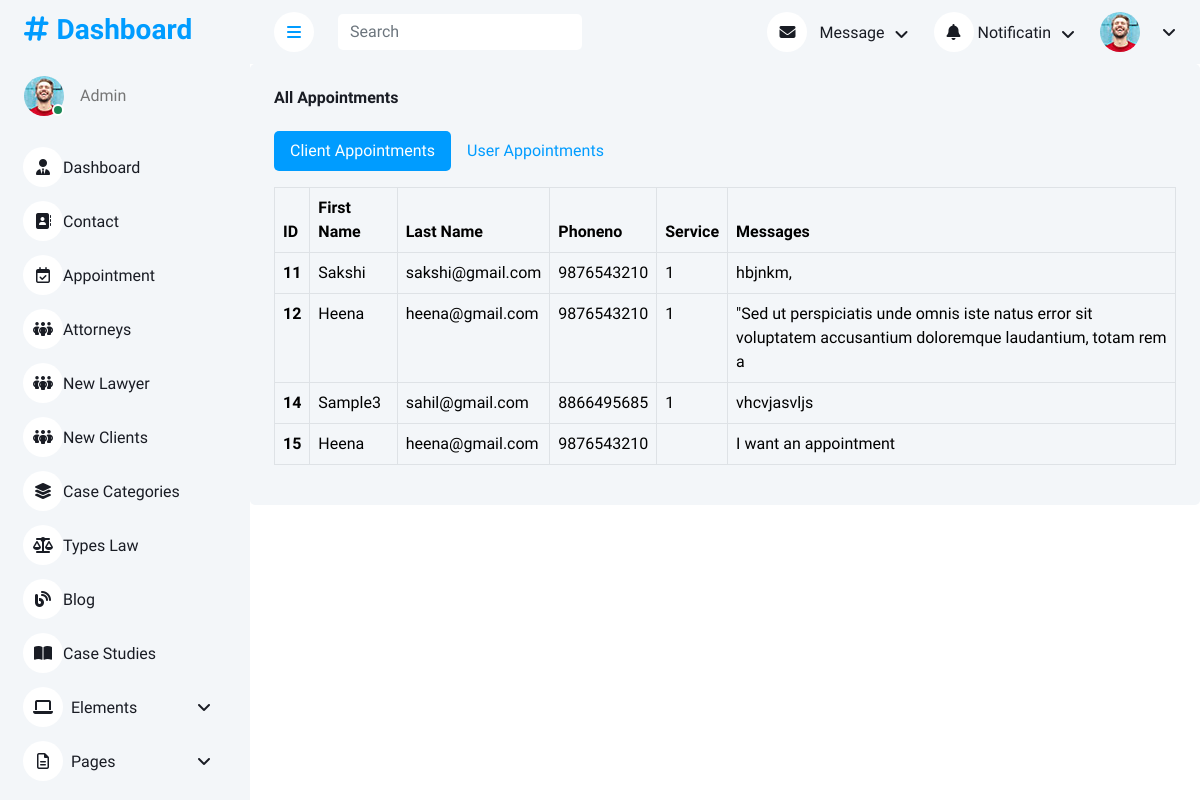
The page /adminapp/appointment on the database as committed earlier.
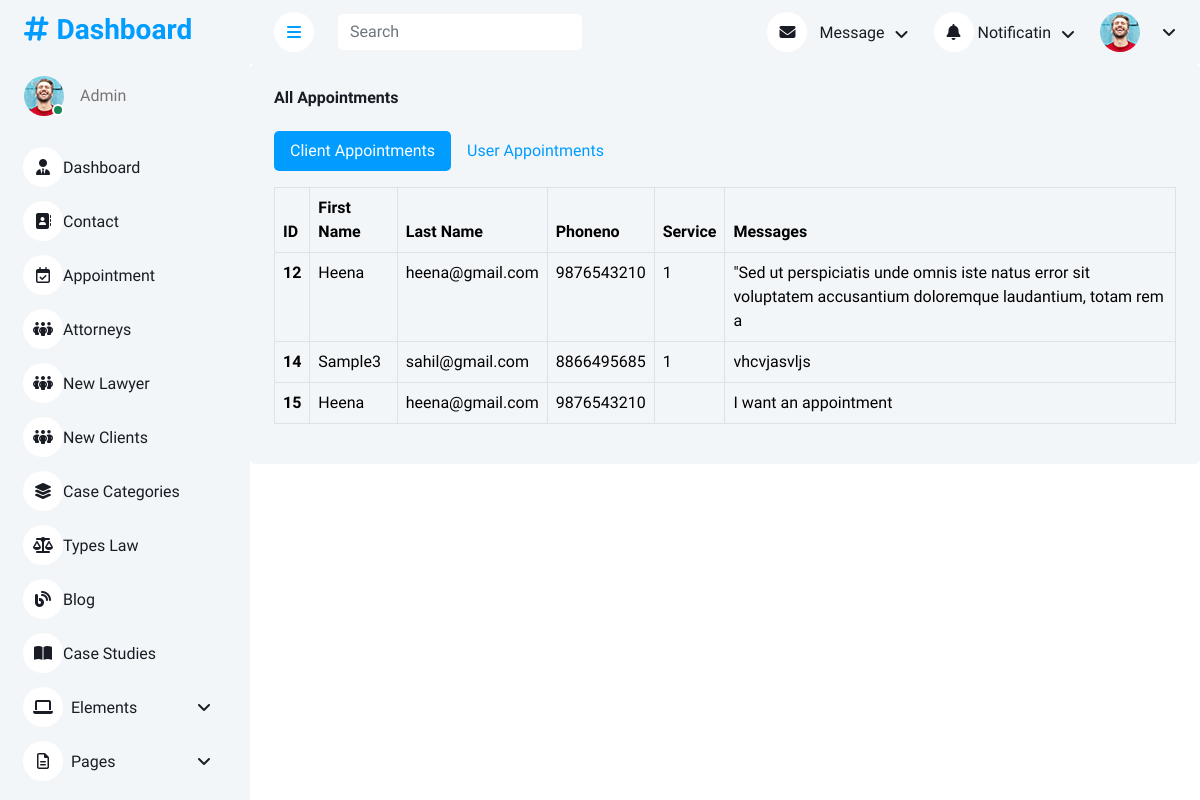
The same page on the database as committed later.
### userapp/models.py (models this page shows, shortened)
class Appointment(models.Model):
    name = models.CharField(max_length=100)
    email = models.EmailField()
    phoneno = models.CharField(max_length=15)
    service = models.CharField(max_length=100)  # Added service field
    gender = models.CharField(max_length=10)  # Added gender field
    message = models.TextField()
    up_doc1 = models.FileField(upload_to='appointments/', blank=True, null=True)
    userid = models.ForeignKey(clients, on_delete=models.CASCADE)
    lid = models.ForeignKey(lawyer, on_delete=models.CASCADE, blank=True, null=True)  # Made optional

### adminapp/views.py (the view)
# urls.py: path('/appointment', views.Show_Appointment),
def Show_Appointment(request):
    data = Appointment.objects.all
    user_appointments = User_Appointment.objects.all
    return render(request,'adminapp/appointment.html',{"data":data,"User_Appointment":user_appointments})

### adminapp/models.py (called while the page is built)
    def __str__(self):
        return self.name

### templates/adminapp/Appointment.html (shortened to what this page needs)
<!DOCTYPE html>
{% load static %}
<html lang="en">
<head>
    <link href="https://cdnjs.cloudflare.com/ajax/libs/font-awesome/6.7.2/css/all.min.css" rel="stylesheet">
    <link href="https://cdn.jsdelivr.net/npm/bootstrap-icons@1.4.1/font/bootstrap-icons.css" rel="stylesheet">
    <link href="https://cdn.jsdelivr.net/npm/bootstrap@5.3.3/dist/css/bootstrap.min.css" rel="stylesheet">
    <link href="{% static 'adminapp/lib/owlcarousel/assets/owl.carousel.min.css'%}" rel="stylesheet">
    <link href="{% static 'adminapp/lib/tempusdominus/css/tempusdominus-bootstrap-4.min.css'%}" rel="stylesheet">
    <link href="{% static 'adminapp/css/bootstrap.min.css' %}" rel="stylesheet">
    <link href="{% static 'adminapp/css/style.css' %}" rel="stylesheet">
</head>
<body>
    <div class="container-xxl position-relative bg-white d-flex p-0">
        {% include 'adminapp/sidebar.html' %}
        <div class="content">
            {% include 'adminapp/navbar.html' %}
            <div class="col-12">
                <div class="bg-light rounded h-100 p-4">
                    <h6 class="mb-4">All Appointments</h6>
                    <ul class="nav nav-pills mb-3" id="pills-tab" role="tablist">
                        <li class="nav-item" role="presentation">
                            <button class="nav-link active" id="pills-home-tab" data-bs-toggle="pill"
                                data-bs-target="#pills-home" type="button" role="tab" aria-controls="pills-home"
                                aria-selected="true"> Client Appointments</button>
                        </li>
                        <li class="nav-item" role="presentation">
                            <button class="nav-link" id="pills-profile-tab" data-bs-toggle="pill"
                                data-bs-target="#pills-profile" type="button" role="tab"
                                aria-controls="pills-profile" aria-selected="false">User Appointments</button>
                        </li>
                    </ul>
                    <div class="tab-content" id="pills-tabContent">
                        <div class="tab-pane fade show active" id="pills-home" role="tabpanel" aria-labelledby="pills-home-tab">
                            <table class="table table-bordered">
                                <thead>
                                    <tr>
                                        <th scope="col">ID</th>
                                        <th scope="col">First Name</th>
                                        <th scope="col">Last Name</th>
                                        <th scope="col">Phoneno</th>
                                        <th scope="col">Service</th>
                                        <th scope="col">Messages</th>
                                    </tr>
                                </thead>
                                <tbody>
                                    {% for i in data %}
                            <tr>
                                <th scope="row">{{ i.id }}</th>
                                <td>{{ i.name }}</td>
                                <td>{{ i.email }}</td>
                                <td>{{ i.phoneno }}</td>
                                <td>{{ i.service }}</td>
                                <td>{{ i.message }}</td>
                            </tr>
                            {% endfor %}
                                </tbody>
                            </table>
                        </div>
                    </div>
                </div>
            </div>
        </div>
    </div>
</body>
</html>

Rows that differ between the two databases and show on the page:
removed Appointment: id "11", name "Sakshi", email "sakshi@gmail.com", phoneno "9876543210", service "1", message "hbjnkm,"
